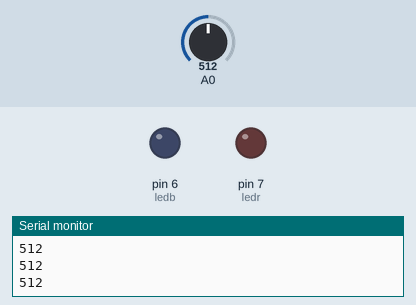
This sketch was run on a simulated Arduino Uno, built with avr-gcc and run on an emulated ATmega328P. Shown: output pins drawn as LEDs (lit = HIGH), the last lines printed to the serial monitor. The test bench sets the inputs (shaded band); at power-on: A0 = 512.

Above: at 1.2 s.
1.3 s: A0 set to 66
2.8 s: A0 set to 56
At 3.9 s:
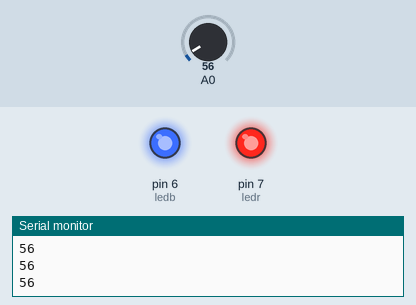
4.3 s: A0 set to 122
At 5.0 s:
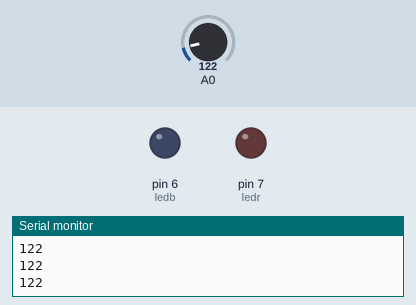
5.8 s: A0 set to 50
At 6.2 s:
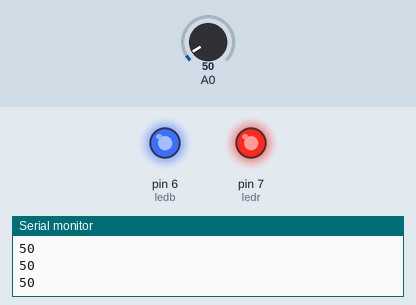
Timing chart, 0 to 8.3 s (numbered marks = the images above; inputs shaded):
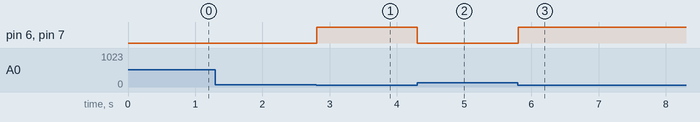

Measured:
- the behaviour switches between 60 and 59 on A0 (found by bisection; images 0 and 1)
- after the input at 2.8 s, pin 6 (ledb), pin 7 (ledr): LOW → HIGH at once
- after the input at 4.3 s, pin 6 (ledb), pin 7 (ledr): HIGH → LOW at once
- after the input at 5.8 s, pin 6 (ledb), pin 7 (ledr): LOW → HIGH at once

The sketch:

LightingLED-withLDR.ino
```cpp
#define ledr 7
#define ledb 6

void setup() {
  pinMode(ledb,OUTPUT);
  pinMode(ledr,OUTPUT);
  Serial.begin(9600);
}

void loop() {
  int light = analogRead(A0);
  Serial.println(light);
  if(light < 60){
    digitalWrite(ledr,HIGH);
    digitalWrite(ledb,HIGH);
  }else{
    digitalWrite(ledr,LOW);
    digitalWrite(ledb,LOW);
  }

}
```
